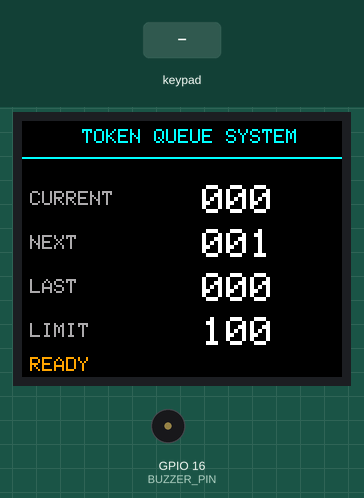
The sketch below on a simulated ESP32. On the bench: 160×128 colour display, buzzer (waves = sounding, pin HIGH). Wiring (inferred from the names in the program): 4×4 keypad with keys 1 2 3 A 4 5 6 B 7 8 9 C * 0 # D: rows GPIO 25, GPIO 26, GPIO 32, GPIO 33; columns GPIO 27, GPIO 14, GPIO 12, GPIO 13. The test bench sets the inputs (shaded band). EEPROM starts erased; pins used as bus, display or sensor lines are not drawn; what the sketch prints to the serial monitor is not drawn.

Above: at 1.4 s.
1.5 s: key '6' pressed
At 2.9 s:
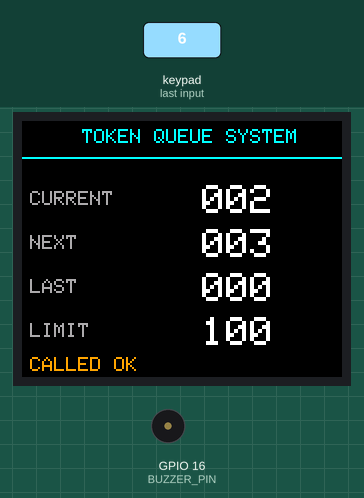
3.2 s: keypad keys 1 2 D pressed 0.4 s apart
At 5.1 s:
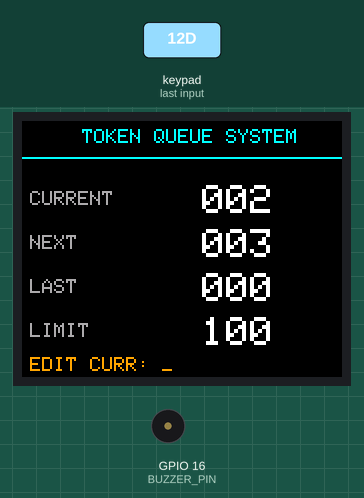
5.9 s: key '4' pressed
At 6.6 s:
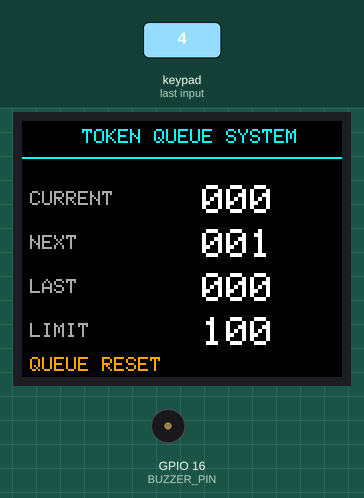
7.7 s: key 'C' pressed
At 8.9 s:
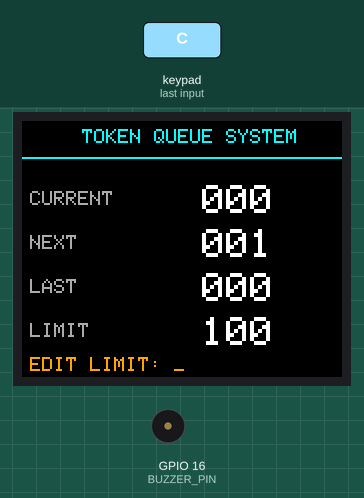
9.2 s: keypad keys 1 2 A pressed 0.4 s apart
At 10.4 s:
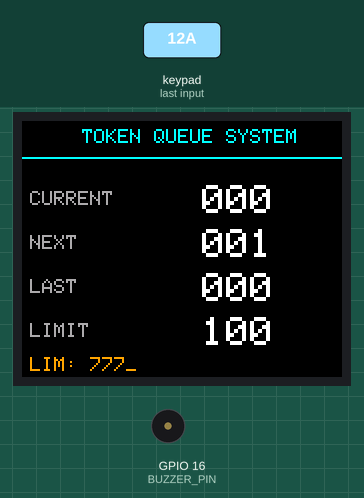
11.9 s: key '6' pressed
At 13.1 s:
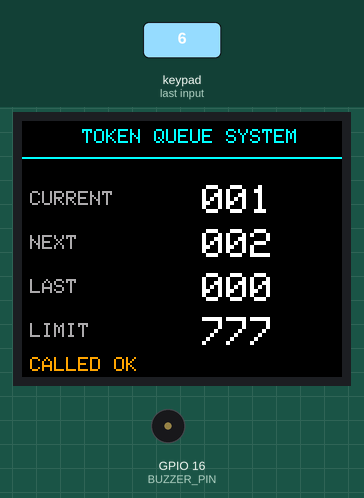
Timing chart, 0 to 14.6 s (numbered marks = the images above; inputs shaded):
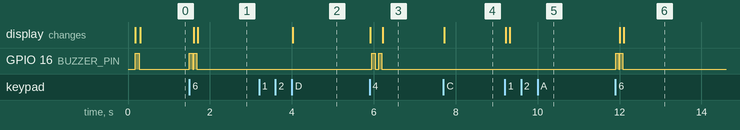

The sketch:

inner.ino
```cpp
// ============================================================
//  INNER UNIT — MAIN SKETCH
//  Operator-facing ESP32: TFT dashboard, keypad, queue logic,
//  NVS persistence, ESP-NOW transmission to Outer unit.
//
//  This file is the orchestrator only.
//  All hardware logic lives in the module files below.
//
//  Module responsibilities:
//    config.h     — pin definitions & constants
//    storage      — NVS persistent state (survives power loss)
//    queue        — token queue business logic (pure logic)
//    display      — ST7735 TFT operator dashboard
//    keypad       — 4×4 matrix keypad scanner
//    comm         — ESP-NOW transmitter to Outer unit
//    buzzer       — optional piezo feedback
//
//  Keypad actions:
//    '#'     → Call next token (CURRENT = NEXT, NEXT++)
//    '*'     → Reset full queue
//    'A'     → Enter LIMIT edit mode (type digits → '#' to confirm)
//    'B'     → Enter CURRENT override mode
//    '0'-'9' → Digit entry (used in edit modes)
//    'D'     → Cancel edit mode
// ============================================================

#include "config.h"
#include "storage.h"
#include "queue.h"
#include "display.h"
#include "keypad.h"
#include "comm.h"
#include "buzzer.h"

// ---- Edit mode state --------------------------------------
enum EditMode { EDIT_NONE, EDIT_LIMIT, EDIT_CURRENT };
static EditMode _editMode   = EDIT_NONE;
static char     _editBuf[8] = "";   // Digit buffer during edit
static uint8_t  _editLen    = 0;

// ---- Helper: save state and push to Outer unit ------------
static void _syncAll() {
  int c = queue_get_current();
  int n = queue_get_next();
  int l = queue_get_last();
  int m = queue_get_limit();

  storage_save(c, n, l, m);
  display_set_values(c, n, l, m);
}

// ---- Keypad callback --------------------------------------
void onKey(char key) {
  // --- NORMAL MODE ---
  if (_editMode == EDIT_NONE) {
    if (key == '#') {
      // Call next token
      if (queue_call_next()) {
        buzzer_beep(80);
        comm_send_call(queue_get_current(), queue_get_next());
        _syncAll();
        display_show_status("CALLED OK");
        Serial.printf("[MAIN] Called token %d\n", queue_get_current());
      } else {
        buzzer_double_beep();
        display_show_status("AT LIMIT!");
      }

    } else if (key == '*') {
      // Reset queue
      queue_reset();
      comm_send_reset();
      _syncAll();
      display_show_status("QUEUE RESET");
      buzzer_double_beep();
      Serial.println(F("[MAIN] Queue reset"));

    } else if (key == 'A') {
      // Enter LIMIT edit mode
      _editMode = EDIT_LIMIT;
      _editLen  = 0;
      memset(_editBuf, 0, sizeof(_editBuf));
      display_show_status("EDIT LIMIT: _");
      Serial.println(F("[MAIN] Edit LIMIT mode"));

    } else if (key == 'B') {
      // Enter CURRENT override mode
      _editMode = EDIT_CURRENT;
      _editLen  = 0;
      memset(_editBuf, 0, sizeof(_editBuf));
      display_show_status("EDIT CURR: _");
      Serial.println(F("[MAIN] Edit CURRENT mode"));
    }

  // --- EDIT MODE ---
  } else {
    if (key >= '0' && key <= '9' && _editLen < 3) {
      _editBuf[_editLen++] = key;
      _editBuf[_editLen]   = '\0';
      char statusMsg[24];
      snprintf(statusMsg, sizeof(statusMsg),
               _editMode == EDIT_LIMIT ? "LIM: %s_" : "CUR: %s_", _editBuf);
      display_show_status(statusMsg);

    } else if (key == '#') {
      // Confirm edit
      int val = atoi(_editBuf);
      if (val >= TOKEN_MIN && val <= TOKEN_MAX) {
        if (_editMode == EDIT_LIMIT) {
          queue_set_limit(val);
          display_show_status("LIMIT SET");
        } else {
          // Override CURRENT — also update NEXT to CURRENT+1
          queue_init(val, val + 1, queue_get_last(), queue_get_limit());
          comm_send_call(queue_get_current(), queue_get_next());
          display_show_status("CURR SET");
        }
        _syncAll();
        buzzer_beep(80);
      } else {
        display_show_status("INVALID!");
        buzzer_double_beep();
      }
      _editMode = EDIT_NONE;

    } else if (key == 'D' || key == '*') {
      // Cancel edit
      _editMode = EDIT_NONE;
      display_show_status("CANCELLED");
    }
  }
}

// ---- Setup ------------------------------------------------
void setup() {
  Serial.begin(115200);
  Serial.println(F("\n=== INNER UNIT STARTING ==="));

  // Load persisted state
  int c, n, l, m;
  storage_init();
  storage_load(&c, &n, &l, &m);

  // Initialize queue with loaded values
  queue_init(c, n, l, m);

  // Initialize hardware modules
  display_init();
  keypad_init();
  comm_init();
  buzzer_init();

  // Register keypad callback
  keypad_set_callback(onKey);

  // Show initial state on TFT
  display_set_values(c, n, l, m);
  display_show_status("READY");

  // Startup beep
  buzzer_beep(100);

  Serial.println(F("=== INNER UNIT READY ===\n"));
  Serial.println(F("Keys: # = Call  * = Reset  A = Edit Limit  B = Edit Current"));
}

// ---- Loop -------------------------------------------------
void loop() {
  keypad_update();   // Scan keys → fires onKey()
  display_update();  // Redraw TFT if dirty
}
```

buzzer.cpp
```cpp
// ============================================================
//  INNER UNIT — BUZZER MODULE (Implementation)
//  Active-high piezo buzzer via GPIO.
// ============================================================
#include "buzzer.h"
#include "config.h"
#include <Arduino.h>

void buzzer_init() {
  pinMode(BUZZER_PIN, OUTPUT);
  digitalWrite(BUZZER_PIN, LOW);
  Serial.println(F("[BUZZER] Initialized"));
}

void buzzer_beep(int durationMs) {
  digitalWrite(BUZZER_PIN, HIGH);
  delay(durationMs);
  digitalWrite(BUZZER_PIN, LOW);
}

void buzzer_double_beep() {
  buzzer_beep(BUZZER_MS);
  delay(80);
  buzzer_beep(BUZZER_MS);
}
```

buzzer.h
```cpp
#pragma once

// ============================================================
//  INNER UNIT — BUZZER MODULE (Header)
//  Optional piezo buzzer for operator feedback.
// ============================================================

// Initialize buzzer pin
void buzzer_init();

// Play a single short beep
void buzzer_beep(int durationMs);

// Play two short beeps (e.g. for mode change or error)
void buzzer_double_beep();
```

comm.cpp
```cpp
// ============================================================
//  INNER UNIT — COMM MODULE (Implementation) — ESP-NOW
//  Sends token update messages to the Outer unit.
//
//  SETUP STEP: Flash Outer unit first, read its MAC from Serial,
//  paste it into OUTER_MAC in config.h, then flash Inner unit.
// ============================================================
#include "comm.h"
#include "comm.h"
#include "config.h"
#include <Arduino.h>
#include <WiFi.h>
#include <esp_now.h>

// Shared payload struct — must match outer/comm.h
typedef struct {
  uint8_t type;
  int     current;
  int     next;
} CommPayload;

#define MSG_CALL  1
#define MSG_RESET 2

static esp_now_peer_info_t _peer;

// Send status callback (optional logging)
static void _onSent(const uint8_t* mac, esp_now_send_status_t status) {
  if (status == ESP_NOW_SEND_SUCCESS) {
    Serial.println(F("[COMM] Send OK"));
  } else {
    Serial.println(F("[COMM] Send FAILED — check Outer MAC and proximity"));
  }
}

void comm_init() {
  WiFi.mode(WIFI_STA);
  WiFi.disconnect();

  if (esp_now_init() != ESP_OK) {
    Serial.println(F("[COMM] ERROR: ESP-NOW init failed"));
    return;
  }

  esp_now_register_send_cb(_onSent);

  // Register the Outer unit as a peer
  uint8_t outerMac[] = OUTER_MAC;
  memset(&_peer, 0, sizeof(_peer));
  memcpy(_peer.peer_addr, outerMac, 6);
  _peer.channel = 0;    // Use current WiFi channel
  _peer.encrypt = false;

  if (esp_now_add_peer(&_peer) != ESP_OK) {
    Serial.println(F("[COMM] ERROR: Failed to add Outer peer — check OUTER_MAC in config.h"));
    return;
  }

  Serial.print(F("[COMM] Inner MAC: "));
  Serial.println(WiFi.macAddress());
  Serial.println(F("[COMM] ESP-NOW sender ready"));
}

static void _send(CommPayload& payload) {
  uint8_t outerMac[] = OUTER_MAC;
  esp_err_t result = esp_now_send(outerMac,
                                   reinterpret_cast<uint8_t*>(&payload),
                                   sizeof(payload));
  if (result != ESP_OK) {
    Serial.println(F("[COMM] esp_now_send error"));
  }
}

void comm_send_call(int current, int next) {
  CommPayload msg = { MSG_CALL, current, next };
  Serial.printf("[COMM] Sending CALL: current=%d next=%d\n", current, next);
  _send(msg);
}

void comm_send_reset() {
  CommPayload msg = { MSG_RESET, 0, 0 };
  Serial.println(F("[COMM] Sending RESET"));
  _send(msg);
}
```

comm.h
```cpp
#pragma once

// ============================================================
//  INNER UNIT — COMM MODULE (Header) — ESP-NOW
//  Sends token update messages to the Outer unit.
//
//  IMPORTANT: Set OUTER_MAC in config.h to the MAC address
//  of your Outer ESP32 before flashing.
//  Get MAC by running this on Outer unit once:
//    Serial.println(WiFi.macAddress());
// ============================================================

// Initialize WiFi in STA mode and register Outer unit as ESP-NOW peer
void comm_init();

// Send CALL message: Outer unit updates display + announces token
void comm_send_call(int current, int next);

// Send RESET message: Outer unit clears display
void comm_send_reset();
```

display.cpp
```cpp
// ============================================================
//  INNER UNIT — DISPLAY MODULE (Implementation)
//  ST7735 TFT operator dashboard.
//  Layout:
//    Row 0 (header)  — "TOKEN QUEUE"
//    Row 1           — CURRENT  xxx
//    Row 2           — NEXT     xxx
//    Row 3           — LAST     xxx
//    Row 4           — LIMIT    xxx
//    Row 5 (status)  — message text
// ============================================================
#include "display.h"
#include "config.h"
#include <Arduino.h>
#include <Adafruit_GFX.h>
#include <Adafruit_ST7735.h>
#include <SPI.h>

// Colour palette
#define COL_BG       ST77XX_BLACK
#define COL_HEADER   0x07FF   // Cyan
#define COL_LABEL    0xAD55   // Light grey
#define COL_VALUE    ST77XX_WHITE
#define COL_STATUS   0xFD20   // Orange

// Layout constants (pixels)
#define ROW_HEADER_Y   4
#define ROW_START_Y   30
#define ROW_HEIGHT    22
#define LABEL_X        4
#define VALUE_X       90
#define STATUS_Y     118

static Adafruit_ST7735 _tft(TFT_CS_PIN, TFT_DC_PIN, TFT_RST_PIN);

static int  _cur = 0, _nxt = 0, _lst = 0, _lim = 0;
static bool _dirty = true;
static char _statusMsg[24] = "";

// Draw a single labelled row
static void _drawRow(int rowIdx, const char* label, int value) {
  int y = ROW_START_Y + rowIdx * ROW_HEIGHT;

  // Clear row
  _tft.fillRect(0, y, 160, ROW_HEIGHT - 2, COL_BG);

  // Label
  _tft.setTextColor(COL_LABEL);
  _tft.setTextSize(1);
  _tft.setCursor(LABEL_X, y + 5);
  _tft.print(label);

  // Value
  _tft.setTextColor(COL_VALUE);
  _tft.setTextSize(2);
  _tft.setCursor(VALUE_X, y + 2);
  _tft.printf("%03d", value);
}

void display_init() {
  _tft.initR(INITR_BLACKTAB);
  _tft.setRotation(1);          // Landscape
  _tft.fillScreen(COL_BG);

  // Static header
  _tft.setTextColor(COL_HEADER);
  _tft.setTextSize(1);
  _tft.setCursor(30, ROW_HEADER_Y);
  _tft.print("TOKEN QUEUE SYSTEM");

  // Divider line
  _tft.drawFastHLine(0, 18, 160, COL_HEADER);
  _tft.drawFastHLine(0, 110, 160, COL_LABEL);

  _dirty = true;
  Serial.println(F("[DISPLAY] TFT initialized"));
}

void display_set_values(int current, int next, int last, int limit) {
  _cur = current;
  _nxt = next;
  _lst = last;
  _lim = limit;
  _dirty = true;
}

void display_mark_dirty() {
  _dirty = true;
}

void display_update() {
  if (!_dirty) return;
  _dirty = false;

  _drawRow(0, "CURRENT", _cur);
  _drawRow(1, "NEXT   ", _nxt);
  _drawRow(2, "LAST   ", _lst);
  _drawRow(3, "LIMIT  ", _lim);

  // Status bar
  _tft.fillRect(0, STATUS_Y, 160, 10, COL_BG);
  if (_statusMsg[0] != '\0') {
    _tft.setTextColor(COL_STATUS);
    _tft.setTextSize(1);
    _tft.setCursor(LABEL_X, STATUS_Y);
    _tft.print(_statusMsg);
  }
}

void display_show_status(const char* msg) {
  strncpy(_statusMsg, msg, sizeof(_statusMsg) - 1);
  _statusMsg[sizeof(_statusMsg) - 1] = '\0';
  _dirty = true;
}
```

display.h
```cpp
#pragma once

// ============================================================
//  INNER UNIT — DISPLAY MODULE (Header)
//  ST7735 TFT operator dashboard.
//
//  Screen shows four rows:
//    CURRENT   042
//    NEXT      043
//    LAST      078
//    LIMIT     100
// ============================================================

// Initialize TFT and draw static UI shell
void display_init();

// Refresh screen rows that have changed (dirty-flag-driven)
// Call once per loop — internally tracks what needs redrawing
void display_update();

// Mark the display as needing a full redraw on next display_update()
void display_mark_dirty();

// Update the displayed values and trigger a redraw
void display_set_values(int current, int next, int last, int limit);

// Show a temporary status message on the bottom row (e.g. "RESET OK")
void display_show_status(const char* msg);
```

queue.cpp
```cpp
// ============================================================
//  INNER UNIT — QUEUE MODULE (Implementation)
//  Pure logic — no hardware, no serial, no I/O.
// ============================================================
#include "queue.h"
#include "config.h"
#include <Arduino.h>

static int _current = 0;
static int _next    = 0;
static int _last    = 0;
static int _limit   = TOKEN_DEFAULT_LIMIT;

void queue_init(int current, int next, int last, int limit) {
  _current = current;
  _next    = next;
  _last    = last;
  _limit   = limit;
}

bool queue_call_next() {
  if (_next > _limit) {
    Serial.println(F("[QUEUE] At limit — cannot call next"));
    return false;
  }
  _current = _next;
  _next    = _next + 1;
  return true;
}

int queue_issue_token() {
  if (_last >= _limit) {
    Serial.println(F("[QUEUE] LAST at limit — no more tokens today"));
    return -1;
  }
  _last++;
  return _last;
}

void queue_reset() {
  _current = 0;
  _next    = 1;
  _last    = 0;
  // Limit is preserved — intentionally not reset unless explicitly changed
}

void queue_set_limit(int limit) {
  _limit = constrain(limit, TOKEN_MIN, TOKEN_MAX);
}

int queue_get_current() { return _current; }
int queue_get_next()    { return _next;    }
int queue_get_last()    { return _last;    }
int queue_get_limit()   { return _limit;   }
```

queue.h
```cpp
#pragma once

// ============================================================
//  INNER UNIT — QUEUE MODULE (Header)
//  All queue business logic — no hardware access here.
//
//  State variables:
//    current  — token currently being served
//    next     — next token to be called
//    last     — last token issued to a customer
//    limit    — maximum token allowed for the day
// ============================================================

// Initialize queue with loaded state (call after storage_load)
void queue_init(int current, int next, int last, int limit);

// Advance the queue: CURRENT = NEXT, NEXT++
// Returns false if NEXT would exceed LIMIT (queue full), true on success
bool queue_call_next();

// Issue a new token to a customer: LAST++
// Returns the new LAST value, or -1 if limit reached
int queue_issue_token();

// Reset all counters to zero / initial state
void queue_reset();

// Set a new daily limit
void queue_set_limit(int limit);

// Getters
int queue_get_current();
int queue_get_next();
int queue_get_last();
int queue_get_limit();
```

storage.cpp
```cpp
// ============================================================
//  INNER UNIT — STORAGE MODULE (Implementation)
//  Persistent queue state via ESP32 NVS.
//  Values survive power cycles and resets.
// ============================================================
#include "storage.h"
#include "config.h"
#include <Arduino.h>
#include <Preferences.h>

// NVS namespace key — must be ≤ 15 chars
#define NVS_NAMESPACE "tokenq"

static Preferences _prefs;

void storage_init() {
  _prefs.begin(NVS_NAMESPACE, false);  // false = read-write mode
  Serial.println(F("[STORAGE] NVS initialized"));
}

void storage_load(int* current, int* next, int* last, int* limit) {
  *current = _prefs.getInt("current",  0);
  *next    = _prefs.getInt("next",     1);
  *last    = _prefs.getInt("last",     0);
  *limit   = _prefs.getInt("limit",   TOKEN_DEFAULT_LIMIT);
  Serial.printf("[STORAGE] Loaded → C=%d N=%d L=%d LIM=%d\n",
                *current, *next, *last, *limit);
}

void storage_save(int current, int next, int last, int limit) {
  _prefs.putInt("current", current);
  _prefs.putInt("next",    next);
  _prefs.putInt("last",    last);
  _prefs.putInt("limit",   limit);
  Serial.printf("[STORAGE] Saved → C=%d N=%d L=%d LIM=%d\n",
                current, next, last, limit);
}

void storage_reset() {
  _prefs.clear();
  Serial.println(F("[STORAGE] NVS cleared"));
}
```

storage.h
```cpp
#pragma once

// ============================================================
//  INNER UNIT — STORAGE MODULE (Header)
//  Persistent state via ESP32 NVS (Non-Volatile Storage).
//  Survives power cycles and resets.
// ============================================================

// Open the NVS namespace and load defaults if first boot
void storage_init();

// Load saved queue state — call after storage_init()
void storage_load(int* current, int* next, int* last, int* limit);

// Persist current queue state — call after every state change
void storage_save(int current, int next, int last, int limit);

// Erase all saved values (useful for full factory reset)
void storage_reset();
```

keypad.h
```cpp
#pragma once

// ============================================================
//  INNER UNIT — KEYPAD MODULE (Header)
//  4×4 matrix keypad scanner with software debounce.
//
//  Default key layout:
//   [ 1 ][ 2 ][ 3 ][ A ]
//   [ 4 ][ 5 ][ 6 ][ B ]
//   [ 7 ][ 8 ][ 9 ][ C ]
//   [ * ][ 0 ][ # ][ D ]
//
//  Actions in inner.ino:
//   '#'  → Call next token
//   '*'  → Reset queue
//   'A'  → Enter LIMIT edit mode
//   'B'  → Enter CURRENT override mode
//   '0'–'9' → Digit entry (used in edit modes)
// ============================================================

typedef void (*KeypadCallback)(char key);

// Initialize row/col GPIO pins
void keypad_init();

// Scan keys — must be called every loop()
// Fires the registered callback with the pressed key character
void keypad_update();

// Register a callback to receive key press events
void keypad_set_callback(KeypadCallback cb);
```

Source omitted: config.h (1853 bytes), keypad.cpp (2181 bytes)

Measured:
- after the input at 1.5 s, GPIO 16 (BUZZER_PIN): alternates HIGH for 0.08 s and LOW for 0.02 s, 4 changes in all, then stays LOW, starting at once; the display: first changes after 0.10 s (image 1 shows a later state)
- after the input at 3.2 s, the display: changes after 0.82 s (image 2)
- after the input at 5.9 s, GPIO 16 (BUZZER_PIN): alternates HIGH for 0.08 s and LOW for 0.08 s, 4 changes in all, then stays LOW, starting after 0.06 s; the display: first changes at once (image 3 shows a later state)
- after the input at 7.7 s, the display: changes at once (image 4)
- after the input at 9.2 s, the display: first changes at once (image 5 shows a later state)
- after the input at 11.9 s, GPIO 16 (BUZZER_PIN): alternates HIGH for 0.08 s and LOW for 0.02 s, 4 changes in all, then stays LOW, starting at once; the display: first changes after 0.10 s (image 6 shows a later state)
